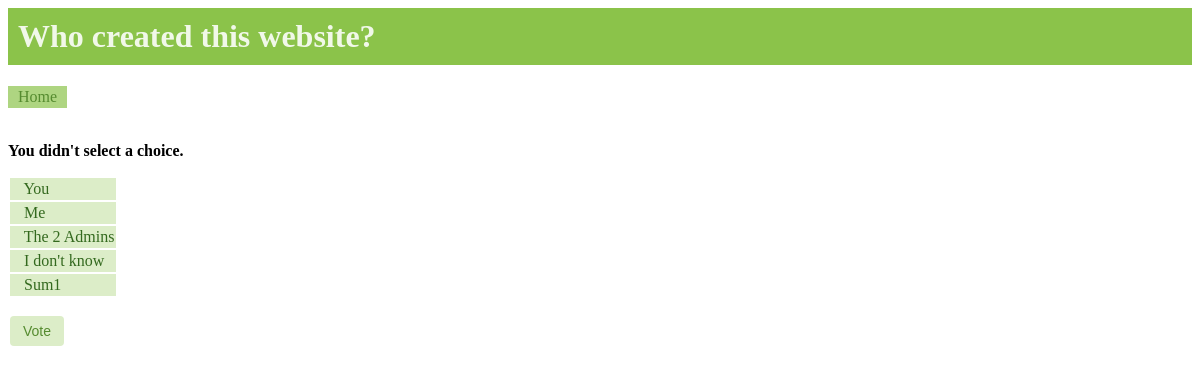
Screenshot of /polls/7/vote/ with the database file from the repository.
### polls/models.py (models this page shows, shortened)
class Question(models.Model):
	question_text = models.CharField(max_length=200)
	pub_date = models.DateTimeField('date published')
	def was_published_recently(self):
		now = timezone.now()
		return now - datetime.timedelta(days=1) <= self.pub_date <= now
	was_published_recently.admin_order_field = 'pub_date'
	was_published_recently.boolean = True
	was_published_recently.short_description = 'Published recently?'

class Choice(models.Model):
	question = models.ForeignKey(Question)
	choice_text = models.CharField(max_length=200)
	votes = models.IntegerField(default=0)

### polls/views.py (the view)
# urls.py: url(r'^(?P<question_id>[0-9]+)/vote/$', views.vote, name='vote'),
def vote(request, question_id):
	p = get_object_or_404(Question, pk=question_id)
	try:
		selected_choice = p.choice_set.get(pk=request.POST['choice'])
	except (KeyError, Choice.DoesNotExist):
		return render(request, 'polls/detail.html', {
			'question': p,
			'error_message': "You didn't select a choice.",
		})
	else:
		selected_choice.votes += 1
		selected_choice.save()
		return HttpResponseRedirect(reverse('polls:results', args=(p.id,)))

### polls/templates/polls/detail.html (shortened to what this page needs)
{% load staticfiles %}
<link rel="stylesheet" type="text/css" href="{% static 'polls/css/style.css' %}" />
<h1>{{ question.question_text }}</h1>
<div class="linkboxx"> <a href="{% url 'polls:index' %}"> Home </a></div><br/><br/>
{% if error_message %}<p><strong>{{ error_message }}</strong></p>{% endif %}
<form action="{% url 'polls:vote' question.id %}" method="post">
<table>
{% for choice in question.choice_set.all %}
	<tr>
		<td class="inputboxx" for="choice{{ forloop.counter }}" id="td{{ forloop.counter }}">
			<label for="choice{{ forloop.counter }}">{{ choice.choice_text }} </label><br/>
		</td>
	</tr>
{% endfor %}
</table>
<br/>
<input class="btn" type="submit" value="Vote"/>
</form>

### polls/static/polls/css/style.css (style rules this page uses)
a { color: #558B2F; }
a:link { text-decoration: none; }
h1 { color: #F1F8E9; background-color: #8BC34A; padding-left: 20px; padding: 10px }
th, td, .boxx, .hboxx, .centerboxx, .rboxx, .mboxx, .linkboxx, .inputboxx { color: #33691E; border-width: 0em; border-style: solid; border-color: #33691E; border-collapse: collapse; background-color: #DCEDC8; padding: 2px; padding-left: 10px; padding-right: 10px; }
.linkboxx { display: inline-block; background-color: #AED581; }
.inputboxx { padding: 2px; margin-left: 20px; }
.btn { color: #558B2F; background-color: #DCEDC8; display:inline-block; padding:6px 12px; margin-bottom:0; font-size:14px; font-weight:400; text-align:center; white-space:nowrap; vertical-align:middle; border:1px solid transparent; border-radius:4px; margin-left: 2px; }

### rows the page displays
Question: question_text "Who created this website?"
Choice: choice_text "You"
Choice: choice_text "Me"
Choice: choice_text "The 2 Admins"
Choice: choice_text "I don't know"
Choice: choice_text "Sum1"

### other values shown
{{ error_message }} "You didn't select a choice."
